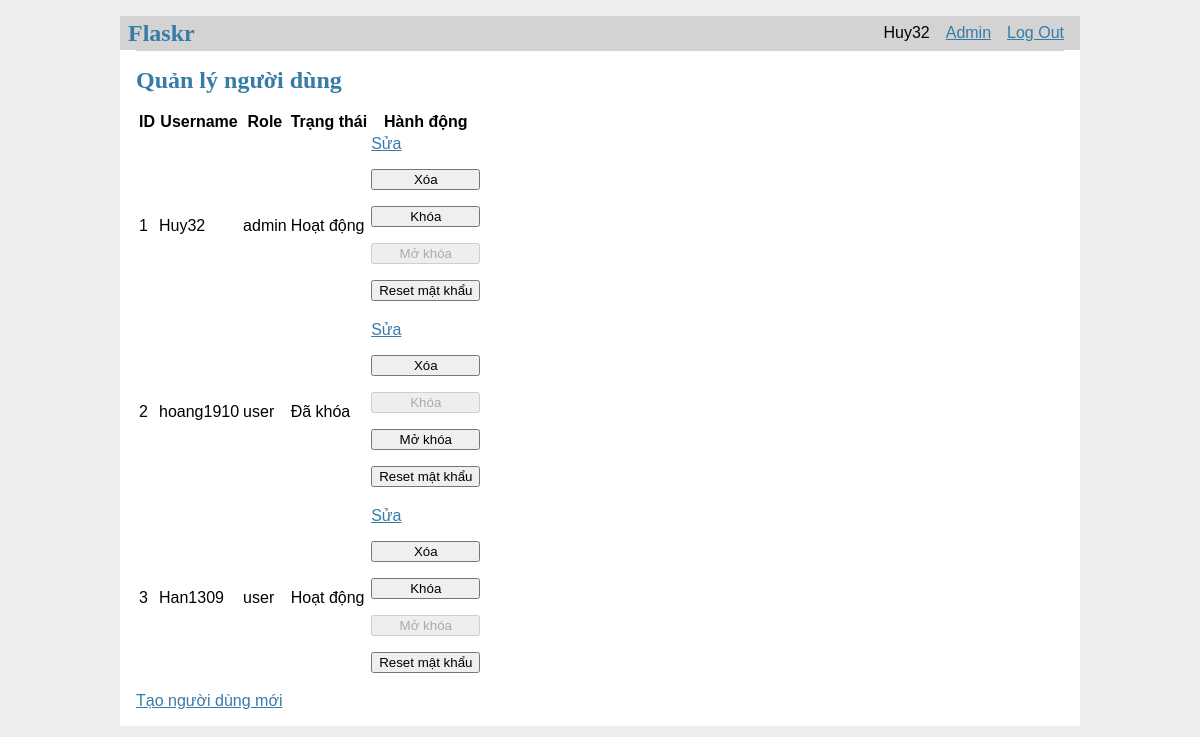
The app's page /admin/users (signed in) with its own data.
### tables this page shows
CREATE TABLE user (
    id INTEGER PRIMARY KEY AUTOINCREMENT,
    username TEXT UNIQUE NOT NULL,
    password TEXT NOT NULL,
    role TEXT NOT NULL DEFAULT 'user',
    is_blocked INTEGER NOT NULL DEFAULT 0 
);

### flaskr/admin.py (the view)
@bp.route('/users')
@login_required
def users():
    if g.user['role'] != 'admin':
        return redirect(url_for('index'))
    db = get_db()
    users = db.execute('SELECT * FROM user').fetchall()
    return render_template('admin/users.html', users=users)

### flaskr/auth.py (called while the page is built)
@bp.before_app_request
def load_logged_in_user():
    user_id = session.get('user_id')
    if user_id is None:
        g.user = None
    else:
        user = get_db().execute(
            'SELECT * FROM user WHERE id = ?', (user_id,)
        ).fetchone()
        if user:
            user_dict = dict(user)
            is_blocked = user_dict.get('is_blocked')
            if is_blocked is not None and bool(is_blocked):
                g.user = None
                session.clear()
                flash('Tài khoản đã bị khóa. Mời đăng nhập lại.')
                return redirect(url_for('auth.login')) # Thêm chuyển hướng
            else:
                g.user = user
        else:
            g.user = None

def login_required(view):
    @functools.wraps(view)
    def wrapped_view(**kwargs):
        if g.user is None:
            return redirect(url_for('auth.login'))
        return view(**kwargs)
    return wrapped_view

### flaskr/db.py (called while the page is built)
def get_db():
    if 'db' not in g:
        g.db = sqlite3.connect(
            current_app.config['DATABASE'],
            detect_types=sqlite3.PARSE_DECLTYPES
        )
        g.db.row_factory = sqlite3.Row
    return g.db

### flaskr/templates/admin/users.html
{% extends 'base.html' %}
{% block content %}
<h1>Quản lý người dùng</h1>
<table>
    <thead>
        <tr>
            <th>ID</th>
            <th>Username</th>
            <th>Role</th>
            <th>Trạng thái</th>
            <th>Hành động</th>
        </tr>
    </thead>
    <tbody>
        {% for user in users %}
        <tr>
            <td>{{ user.id }}</td>  <td>{{ user.username }}</td> <td>{{ user.role }}</td> <td>{% if user.is_blocked %}Đã khóa{% else %}Hoạt động{% endif %}</td> <td>
                <a href="{{ url_for('admin.update_user', id=user.id) }}">Sửa</a> <form method="POST" action="{{ url_for('admin.delete_user', id=user.id) }}">  <button type="submit">Xóa</button>
                </form>
                <form method="POST" action="{{ url_for('admin.block_user', id=user.id) }}">  <button type="submit" {% if user.is_blocked %}disabled{% endif %}>Khóa</button>
                </form>
                <form method="POST" action="{{ url_for('admin.unblock_user', id=user.id) }}">  <button type="submit" {% if not user.is_blocked %}disabled{% endif %}>Mở khóa</button>
                </form>
                <form method="POST" action="{{ url_for('admin.reset_password', id=user.id) }}">  <button type="submit">Reset mật khẩu</button>
                </form>
            </td>
        </tr>
        {% endfor %}
    </tbody>
</table>
<a href="{{ url_for('admin.create_user') }}">Tạo người dùng mới</a>
{% endblock %}

### flaskr/templates/base.html (shortened to what this page needs)
<!doctype html>
<link rel="stylesheet" href="{{ url_for('static', filename='style.css') }}">
<nav>
    <h1>Flaskr</h1>
    <ul>
        {% if g.user %}
            <li><span>{{ g.user['username'] }}</span>
            {% if g.user['role'] == 'admin' %}
                <li><a href="{{ url_for('admin.users') }}">Admin</a>
            {% endif %}
            <li><a href="{{ url_for('auth.logout') }}">Log Out</a>
        {% else %}
            <li><a href="{{ url_for('auth.register') }}">Register</a>
            <li><a href="{{ url_for('auth.login') }}">Log In</a>
        {% endif %}
    </ul>
</nav>
<section class="content">
    <header>
    </header>
    {% block content %}{% endblock %}
</section>

### flaskr/static/style.css (style rules this page uses)
h1 { font-family: serif; color: #377ba8; margin: 1rem 0; }
a { color: #377ba8; }
nav { background: lightgray; display: flex; align-items: center; padding: 0 0.5rem; }
nav h1 { flex: auto; margin: 0; }
nav ul { display: flex; list-style: none; margin: 0; padding: 0; }
nav ul li a, nav ul li span, header .action { display: block; padding: 0.5rem; }
.content { padding: 0 1rem 1rem; }
.content > header { border-bottom: 1px solid lightgray; display: flex; align-items: flex-end; }
.content:last-child { margin-bottom: 0; }
.content form { margin: 1em 0; display: flex; flex-direction: column; }

### records on screen
user: user.username "Huy32", id "1", username "Huy32", role "admin", is_blocked "Hoạt động"
user: id "2", username "hoang1910", role "user", is_blocked "Đã khóa"
user: id "3", username "Han1309", role "user", is_blocked "Hoạt động"
